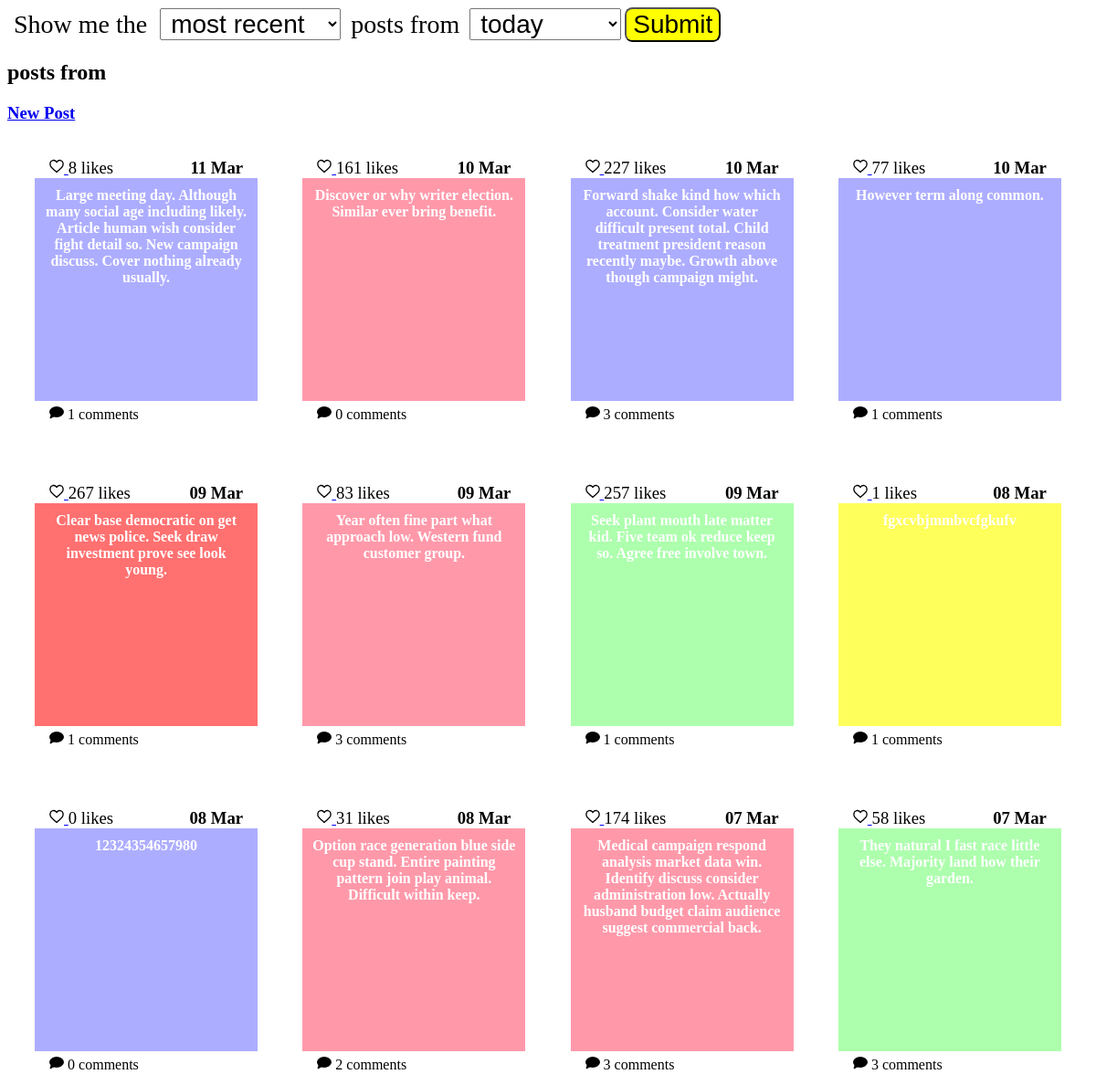
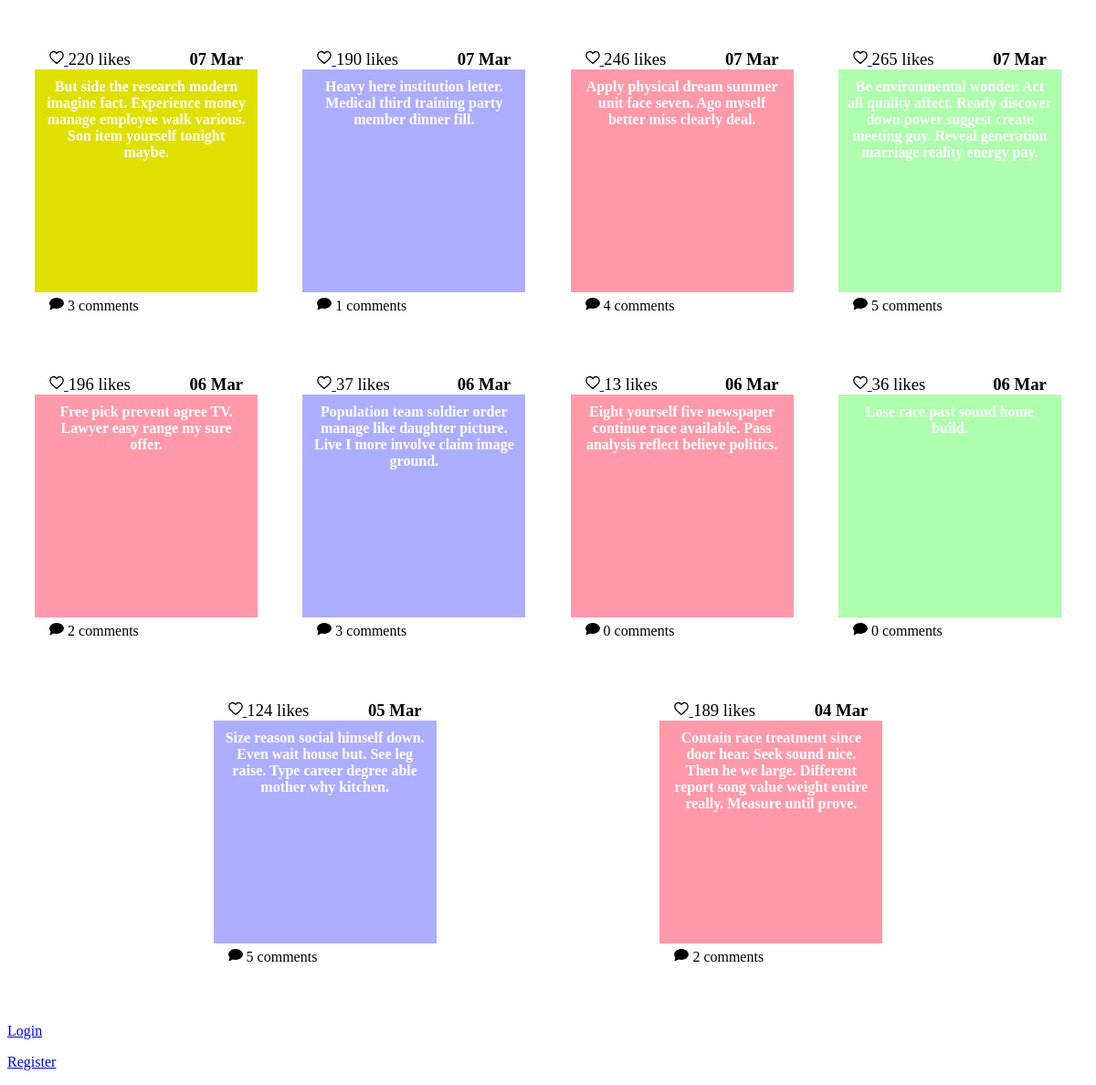
The page /home on the database its author committed (2 pictures, top to bottom).
### tables this page shows
CREATE TABLE posts
(
    id INTEGER PRIMARY KEY AUTOINCREMENT,
    author TEXT NOT NULL,
    message TEXT NOT NULL,
    background TEXT NOT NULL,
    submission_time TEXT NOT NULL
);

### app.py (the view, shortened to what this page needs)
@app.route("/home", methods=["GET", "POST"])
def home():
    db = get_db()
    form = HomePageForm()
    if form.validate_on_submit():
        session["sort_by"] = form.sort_by.data
        session["recent"] = form.recent.data
    sort_by = session.get("sort_by", "most recent")
    recent = session.get("recent", "this week")
    if recent == "today":
        recent_posts_limit = "datetime('now', '-24 hours')"
    elif recent == "this week":
        recent_posts_limit = "datetime('now', '-7 days')"
    elif recent == "this month":
        recent_posts_limit = "datetime('now', '-31 days')"
    else:
        recent_posts_limit = "0"
    if sort_by == "most recent":
        query = f"""SELECT id, message, background, submission_time
            FROM posts
            WHERE submission_time <= datetime('now') and submission_time >= {recent_posts_limit}
            ORDER BY submission_time DESC;"""
    posts = db.execute(query).fetchall()
    posts_formatted = []
    for post in posts:
        likes = db.execute("SELECT COUNT(*) AS 'likes' FROM likes WHERE post_id = ?;", (post["id"],)).fetchone()[
            "likes"]
        is_liked_by_user = db.execute("""SELECT * FROM
                posts JOIN likes
                    ON posts.id = ?
                        AND posts.id = likes.post_id
                WHERE likes.liker = ?;""", (post["id"], session.get("username", ""))).fetchone() is not None
        num_comments = db.execute("""SELECT COUNT(*)
                FROM comments
                WHERE post_id = ?;""", (post["id"],)).fetchone()["COUNT(*)"]
        posts_formatted.append(
            {
                "id": post["id"],
                "message": post["message"],
                "background": post["background"],
                "submission_time": datetime.strptime(post["submission_time"], "%Y-%m-%d %H:%M:%S").strftime("%d %b"),
                "likes": likes,
                "is_liked": is_liked_by_user,
                "num_comments": num_comments
            }
        )
    return render_template("home.html", form=form, posts=posts_formatted, next="home")

### forms.py
class HomePageForm(FlaskForm):
    sort_by = SelectField(label="Show me the ", choices=["most recent", "most popular"],
                          validators=[InputRequired()])
    recent = SelectField(label="posts from", choices=["today", "this week", "this month", "all time"],
                         validators=[InputRequired()])
    submit = SubmitField("Submit")

### app.py (called while the page is built)
@app.before_request
def load_logged_in_user():
    g.user = session.get("username", None)

### database.py (called while the page is built)
def get_db():
    if "db" not in g:
        g.db = sqlite3.connect(DATABASE,
            detect_types=sqlite3.PARSE_DECLTYPES
        )
        g.db.row_factory = sqlite3.Row
    return g.db

### templates/home.html (shortened to what this page needs)
{% extends "base.html" %}
{% import 'macros.html' as macros %}
{% block stylesheets %}
    {{ macros.multiple_stylesheets(['root.css', 'home.css']) }}
{% endblock %}
{% block base_header %}
    <form action="" method="POST" novalidate>
        {{ form.sort_by.label }}
        {{ form.sort_by() }}
        {{ form.recent.label }}
        {{ form.recent() }}
        {{ form.submit() }}
    </form>
{% endblock %}
{% block main_content %}
    <h2>{{ session["sort_by"] }} posts from {{ session["recent"] }}</h2>
    <h3><a href="{{ url_for('create_post') }}">New Post</a></h3>
    <section id="posts">
        {% for post in posts %}
            {{ macros.render_post(post, next) }}
        {% endfor %}
    </section>
{% endblock %}

### templates/macros.html (shortened to what this page needs)
{% macro multiple_stylesheets(file_names) %}
    {% for file_name in file_names %}
        <link rel="stylesheet" href="{{ url_for('static', filename='styles/' + file_name) }}" />
    {% endfor %}
{% endmacro %}
{% macro heart(color) %}
    <svg version="1.0" xmlns="http://www.w3.org/2000/svg" width="300" height="300" viewBox="0 0 300.000000 300.000000" preserveAspectRatio="xMidYMid " class="svg" style="width: 16px; height: 16px;">
        <g transform="translate(0.000000,300.000000) scale(0.100000,-0.100000)" fill="{{ color }}" stroke="#000000">
        <path d="M700 2699 c-282 -64 -479 -276 -521 -559 -12 -88 -7 -261 12 -380 10
        -63 45 -185 59 -205 4 -5 13 -26 20 -45 57 -145 258 -366 599 -660 93 -79 245
        -213 325 -284 38 -33 74 -65 80 -71 6 -5 60 -54 119 -108 l107 -99 107 99 c59
        54 113 103 119 108 6 6 42 38 80 71 80 71 232 205 325 284 341 294 542 515
        599 660 7 19 16 40 20 45 14 20 49 142 59 205 19 119 24 292 12 380 -43 289
        -243 499 -532 560 -162 34 -299 16 -456 -62 -98 -48 -237 -171 -293 -258 -18
        -28 -36 -50 -40 -50 -4 0 -22 22 -40 50 -17 27 -71 87 -119 132 -180 171 -412
        239 -641 187z" id="node1" class="node" stroke-width="250"></path>
        </g>
        <g transform="translate(0.000000,300.000000) scale(0.100000,-0.100000)" fill="#FFFFFF" stroke="none">
        </g>
    </svg>
{% endmacro %}
{% macro speech_bubble() %}
    <svg version="1.0" xmlns="http://www.w3.org/2000/svg" width="16" height="16" style="width:16px; height:16px;">
        <ellipse cx="8" cy="8" rx="7" ry="5"
            style="fill:black;stroke:black;stroke-width:2"></ellipse>
        <polygon points="1,15 3,8 14,8" style="fill:black;stroke:black;stroke-width:1"></polygon>
    </svg>
{% endmacro %}
{% macro render_post(post, next) %}
    <section class="post">
        <h3>{{ post.submission_time }}</h3>
        <p id="likes-and-submission-time">
            {% if post.is_liked %}
                <a href="{{ url_for('unlike_post', post_id=post.id, next=next) }}">{{ heart('#ff0000') }}</a>
            {% else %}
                <a href="{{ url_for('like_post', post_id=post.id, next=next) }}">{{ heart('#ffffff') }}</a>
            {%  endif %}
            {{ post.likes }} likes
        </p>
        <div style="background:{{ post.background }};">
            {{ post.message }}
        </div>
        <p id="comments">
            <a href="{{ url_for('view_comments', post_id=post['id']) }}">
                {{ speech_bubble() }} {{ post.num_comments }} comments
            </a>
        </p>
    </section>
{% endmacro %}

### static/styles/root.css (style rules this page uses)
:root { font-size: 16px; }

### static/styles/home.css (style rules this page uses)
#posts { display: flex; flex-wrap: wrap; justify-content: space-evenly; }
.post { display: grid; grid-template-areas: "likes date" "post post" "comments comments"; margin: 1.2em; }
.post > h3 { grid-area: date; margin: 0; padding-right: 1rem; text-align: right; }
#likes-and-submission-time { grid-area: likes; font-size: 1.17em; margin: 0; padding-left: 1rem; text-align: left; }
.post > div { grid-area: post; width: 14rem; height: 14rem; display: table-cell; padding: 10px; vertical-align: middle; text-align: center; font-weight: bold; color: white; }
#comments { grid-area: comments; min-height: 2rem; padding-left: 1rem; padding-top: 0.25rem; margin-top: 0; }
#comments a { color: black; text-decoration: none; }
form * { font-size: 1.75rem; padding-left: 0.25em; padding-right: 0.25em; }
form > input[type=submit] { background: yellow; border-radius: 0.3em; }

### rows shown on the page
posts: submission_time "11 Mar", likes "8", message "Large meeting day. Although many social age including likely. Article human wish consider fight detail so. New campaign discuss. Cover nothing already usually.", num_comments "1"
posts: submission_time "10 Mar", likes "161", message "Discover or why writer election. Similar ever bring benefit.", num_comments "0"
posts: submission_time "10 Mar", likes "227", message "Forward shake kind how which account. Consider water difficult present total. Child treatment president reason recently maybe. Growth above though campaign might.", num_comments "3"
posts: submission_time "10 Mar", likes "77", message "However term along common.", num_comments "1"
posts: submission_time "09 Mar", likes "267", message "Clear base democratic on get news police. Seek draw investment prove see look young.", num_comments "1"
posts: submission_time "09 Mar", likes "83", message "Year often fine part what approach low. Western fund customer group.", num_comments "3"
posts: submission_time "09 Mar", likes "257", message "Seek plant mouth late matter kid. Five team ok reduce keep so. Agree free involve town.", num_comments "1"
posts: submission_time "08 Mar", likes "1", num_comments "1"
posts: submission_time "08 Mar", likes "0", message "12324354657980", num_comments "0"
posts: submission_time "08 Mar", likes "31", message "Option race generation blue side cup stand. Entire painting pattern join play animal. Difficult within keep.", num_comments "2"
posts: submission_time "07 Mar", likes "174", message "Medical campaign respond analysis market data win. Identify discuss consider administration low. Actually husband budget claim audience suggest commercial back.", num_comments "3"
posts: submission_time "07 Mar", likes "58", message "They natural I fast race little else. Majority land how their garden.", num_comments "3"
posts: submission_time "07 Mar", likes "220", message "But side the research modern imagine fact. Experience money manage employee walk various. Son item yourself tonight maybe.", num_comments "3"
posts: submission_time "07 Mar", likes "190", message "Heavy here institution letter. Medical third training party member dinner fill.", num_comments "1"
posts: submission_time "07 Mar", likes "246", message "Apply physical dream summer unit face seven. Ago myself better miss clearly deal.", num_comments "4"
posts: submission_time "07 Mar", likes "265", message "Be environmental wonder. Act all quality affect. Ready discover down power suggest create meeting guy. Reveal generation marriage reality energy pay.", num_comments "5"
posts: submission_time "06 Mar", likes "196", message "Free pick prevent agree TV. Lawyer easy range my sure offer.", num_comments "2"
posts: submission_time "06 Mar", likes "37", message "Population team soldier order manage like daughter picture. Live I more involve claim image ground.", num_comments "3"
posts: submission_time "06 Mar", likes "13", message "Eight yourself five newspaper continue race available. Pass analysis reflect believe politics.", num_comments "0"
posts: submission_time "06 Mar", likes "36", message "Lose race past sound home build.", num_comments "0"
posts: submission_time "05 Mar", likes "124", message "Size reason social himself down. Even wait house but. See leg raise. Type career degree able mother why kitchen.", num_comments "5"
posts: submission_time "04 Mar", likes "189", message "Contain race treatment since door hear. Seek sound nice. Then he we large. Different report song value weight entire really. Measure until prove.", num_comments "2"
